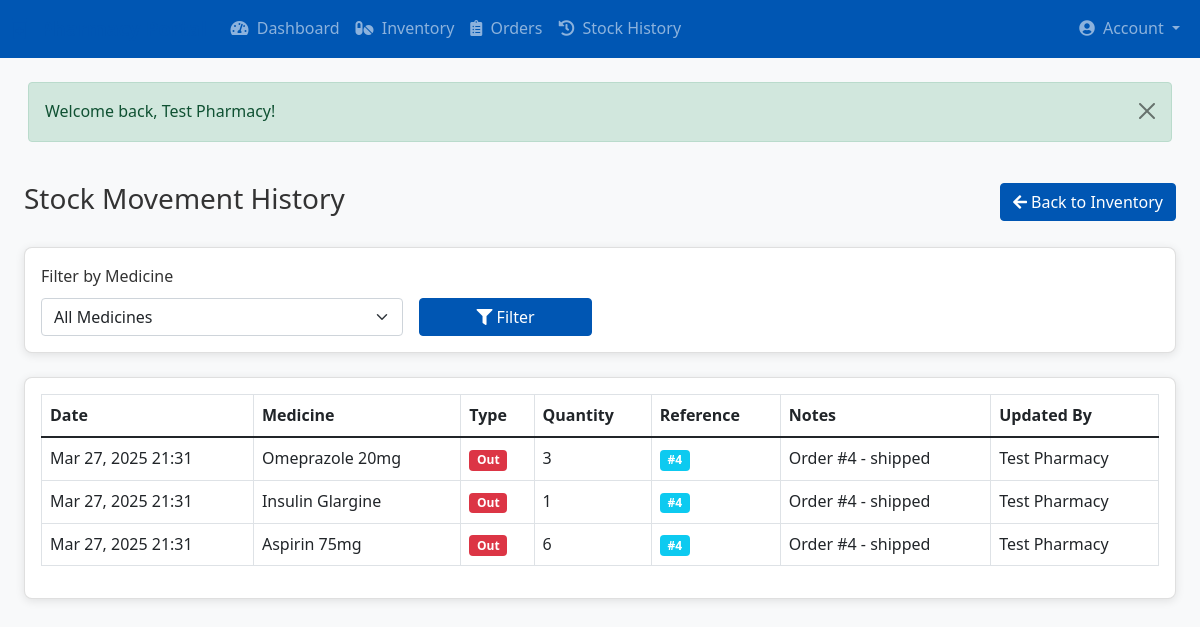
The app's page /index.php?module=service&controller=ServiceController&action=pharmacy_stock_history (signed in) with its own data.
### tables this page shows
CREATE TABLE IF NOT EXISTS `stock_movements` (
  `id` int NOT NULL AUTO_INCREMENT,
  `medicine_id` int NOT NULL,
  `quantity` int NOT NULL,
  `movement_type` enum('in','out') NOT NULL,
  `reference_type` enum('purchase','sale','adjustment','return') NOT NULL,
  `reference_id` int DEFAULT NULL,
  `notes` text,
  `created_at` timestamp NULL DEFAULT CURRENT_TIMESTAMP,
  `created_by` int NOT NULL,
  PRIMARY KEY (`id`),
  KEY `created_by` (`created_by`),
  KEY `idx_medicine` (`medicine_id`),
  KEY `idx_reference` (`reference_type`,`reference_id`)
);

CREATE TABLE IF NOT EXISTS `medicines` (
  `id` int NOT NULL AUTO_INCREMENT,
  `pharmacy_id` int NOT NULL,
  `name` varchar(255) NOT NULL,
  `description` text,
  `category` enum('tablets','capsules','syrups','injections','topical','other') NOT NULL,
  `unit` varchar(50) NOT NULL,
  `price` decimal(10,2) NOT NULL,
  `stock_quantity` int NOT NULL DEFAULT '0',
  `reorder_level` int DEFAULT NULL,
  `manufacturer` varchar(255) DEFAULT NULL,
  `storage_instructions` text,
  `batch_number` varchar(50) DEFAULT NULL,
  `expiry_date` date DEFAULT NULL,
  `requires_prescription` tinyint(1) DEFAULT '0',
  `status` enum('active','out_of_stock','discontinued') DEFAULT 'active',
  `created_at` timestamp NULL DEFAULT CURRENT_TIMESTAMP,
  `updated_at` timestamp NULL DEFAULT CURRENT_TIMESTAMP ON UPDATE CURRENT_TIMESTAMP,
  PRIMARY KEY (`id`),
  KEY `idx_pharmacy_status` (`pharmacy_id`,`status`),
  KEY `idx_medicine_name` (`name`)
);

CREATE TABLE IF NOT EXISTS `users` (
  `id` int NOT NULL AUTO_INCREMENT,
  `email` varchar(255) NOT NULL,
  `password_hash` varchar(255) NOT NULL,
  `name` varchar(255) NOT NULL,
  `user_type` enum('patient','doctor','service','admin') NOT NULL,
  `status` enum('active','inactive','suspended') DEFAULT 'active',
  `created_at` timestamp NULL DEFAULT CURRENT_TIMESTAMP,
  `updated_at` timestamp NULL DEFAULT CURRENT_TIMESTAMP ON UPDATE CURRENT_TIMESTAMP,
  PRIMARY KEY (`id`),
  UNIQUE KEY `email` (`email`)
);

### modules/service/pharmacy_controller.php (called while the page is built, shortened)
<?php
class PharmacyController extends BaseController {
    private $pharmacyId;
    public function __construct() {
        if (isset($_SESSION['user_id'])) {
            $stmt = $this->db->prepare("SELECT id FROM pharmacies WHERE user_id = ?");
            $stmt->execute([$_SESSION['user_id']]);
            $pharmacy = $stmt->fetch(PDO::FETCH_ASSOC);
            if ($pharmacy) {
                $this->pharmacyId = $pharmacy['id'];
            }
        }
    }
    protected function render($view, $data = []) {
        extract($data);
        $view_file = "modules/service/views/{$view}.php";
        include $view_file;
    }
    public function stock_history() {
        try {
            $query = "
                SELECT sm.*, m.name as medicine_name, u.name as user_name
                FROM stock_movements sm
                JOIN medicines m ON sm.medicine_id = m.id
                JOIN users u ON sm.created_by = u.id
                WHERE m.pharmacy_id = ?
            ";
            $params = [$this->pharmacyId];
            $query .= " ORDER BY sm.created_at DESC LIMIT 100";
            $stmt = $this->db->prepare($query);
            $stmt->execute($params);
            $movements = $stmt->fetchAll(PDO::FETCH_ASSOC);
            $this->render('pharmacy/stock_history', [
                'page_title' => 'Stock Movement History',
                'movements' => $movements
            ]);
        } catch (Exception $e) {
            $this->logError("Error loading stock history: " . $e->getMessage());
            $this->setFlash('error', 'Error loading stock history');
            $this->render('pharmacy/stock_history', [
                'page_title' => 'Stock Movement History',
                'movements' => []
            ]);
        }
    }
}

### modules/service/controller.php (called while the page is built, shortened)
<?php
require_once __DIR__ . '/pharmacy_controller.php';
class ServiceController extends BaseController {
    public function pharmacy_stock_history() {
        $pharmacyController = new PharmacyController();
        $pharmacyController->stock_history();
    }
}
?>

### modules/base_controller.php (called while the page is built, shortened)
<?php
class BaseController {
    public function __construct() {
        require_once __DIR__ . '/../classes/Database.php';
        $this->db = Database::getInstance();
    }
}

### classes/Database.php (called while the page is built, shortened)
<?php
class Database {
    private static $instance = null;
    private function __construct() {
        try {
            $dsn = "mysql:host=" . DB_HOST . ";dbname=" . DB_NAME . ";charset=utf8mb4";
            $options = [
                PDO::ATTR_ERRMODE => PDO::ERRMODE_EXCEPTION,
                PDO::ATTR_DEFAULT_FETCH_MODE => PDO::FETCH_ASSOC,
                PDO::ATTR_EMULATE_PREPARES => false,
                PDO::MYSQL_ATTR_INIT_COMMAND => "SET NAMES utf8mb4 COLLATE utf8mb4_unicode_ci"
            ];
            $this->connection = new PDO($dsn, DB_USER, DB_PASS, $options);
        } catch (PDOException $e) {
            error_log("Database connection error: " . $e->getMessage());
            throw new Exception("Could not connect to the database. Please try again later.");
        }
    }
    public static function getInstance() {
        if (self::$instance === null) {
            self::$instance = new self();
        }
        return self::$instance->connection;
    }
}

### modules/service/views/pharmacy/stock_history.php (the view, shortened to what this page needs)
<?php include_once 'includes/header.php'; ?>
<div class="container-fluid py-4">
    <div class="row">
        <div class="col-12">
            <div class="d-flex justify-content-between align-items-center mb-4">
                <h1 class="h3">Stock Movement History</h1>
                <a href="index.php?module=service&action=pharmacy_inventory" class="btn btn-primary">
                    <i class="fas fa-arrow-left"></i> Back to Inventory
                </a>
            </div>
            <div class="card mb-4">
                <div class="card-body">
                    <form method="GET" class="row g-3">
                        <div class="col-md-4">
                            <label for="medicine_id" class="form-label">Filter by Medicine</label>
                            <select class="form-select" id="medicine_id" name="medicine_id">
                                <option value="">All Medicines</option>
                            </select>
                        </div>
                        <div class="col-md-2 d-flex align-items-end">
                            <button type="submit" class="btn btn-primary w-100">
                                <i class="fas fa-filter"></i> Filter
                            </button>
                        </div>
                    </form>
                </div>
            </div>
            <div class="card">
                <div class="card-body">
                    <div class="table-responsive">
                        <table class="table table-bordered table-hover">
                            <thead>
                                <tr>
                                    <th>Date</th>
                                    <th>Medicine</th>
                                    <th>Type</th>
                                    <th>Quantity</th>
                                    <th>Reference</th>
                                    <th>Notes</th>
                                    <th>Updated By</th>
                                </tr>
                            </thead>
                            <tbody>
                                <?php if (!empty($movements)): ?>
                                    <?php foreach ($movements as $movement): ?>
                                        <tr>
                                            <td><?php echo date('M d, Y H:i', strtotime($movement['created_at'])); ?></td>
                                            <td><?php echo htmlspecialchars($movement['medicine_name']); ?></td>
                                            <td>
                                                <span class="badge bg-<?php echo $movement['movement_type'] === 'in' ? 'success' : 'danger'; ?>">
                                                    <?php echo ucfirst($movement['movement_type']); ?>
                                                </span>
                                            </td>
                                            <td><?php echo $movement['quantity']; ?></td>
                                            <td>
                                                <span class="badge bg-info">
                                                    <?php if ($movement['reference_id']): ?>
                                                        #<?php echo $movement['reference_id']; ?>
                                                    <?php endif; ?>
                                                </span>
                                            </td>
                                            <td><?php echo htmlspecialchars($movement['notes'] ?? ''); ?></td>
                                            <td><?php echo htmlspecialchars($movement['user_name']); ?></td>
                                        </tr>
                                    <?php endforeach; ?>
                                <?php else: ?>
                                    <tr>
                                        <td colspan="7" class="text-center">No stock movements found</td>
                                    </tr>
                                <?php endif; ?>
                            </tbody>
                        </table>
                    </div>
                </div>
            </div>
        </div>
    </div>
</div>
<?php include_once 'includes/footer.php'; ?>

### assets/css/style.css (style rules this page uses)
body { font-family: 'Segoe UI', Tahoma, Geneva, Verdana, sans-serif; line-height: 1.6; color: #333; background-color: #f8f9fa; }
.card { border-radius: 8px; box-shadow: 0 2px 10px rgba(0, 0, 0, 0.1); transition: transform 0.3s ease, box-shadow 0.3s ease; margin-bottom: 20px; }
.btn-primary { background-color: #0056b3; border-color: #0056b3; }
label { font-weight: 500; }

### records on screen
stock_movements: created_at "Mar 27, 2025 21:31", medicine.name "Omeprazole 20mg", movement_type "Out", quantity "3", reference "4", notes "Order #4 - shipped", users.name "Test Pharmacy"
stock_movements: created_at "Mar 27, 2025 21:31", medicine.name "Insulin Glargine", movement_type "Out", quantity "1", reference "4", notes "Order #4 - shipped", users.name "Test Pharmacy"
stock_movements: created_at "Mar 27, 2025 21:31", medicine.name "Aspirin 75mg", movement_type "Out", quantity "6", reference "4", notes "Order #4 - shipped", users.name "Test Pharmacy"

### other values on screen
$_SESSION['success'] "Welcome back, Test Pharmacy!"
